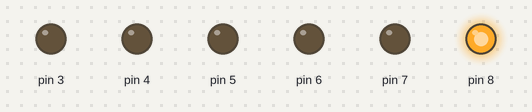
A sketch run on a simulated Arduino Uno, built with avr-gcc and run on an emulated ATmega328P. On the bench: output pins drawn as LEDs (lit = HIGH). Pins used as bus, display or sensor lines are not drawn.

Above: at 0.2 s.
At 1.2 s:
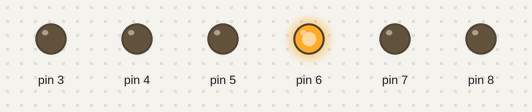
At 1.7 s:
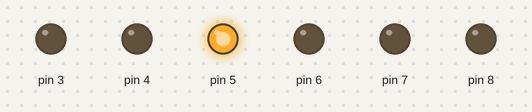
At 2.7 s:
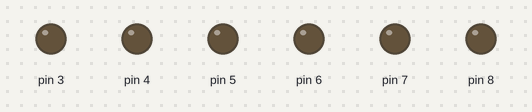
At 3.7 s:
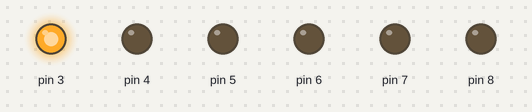
At 4.7 s:
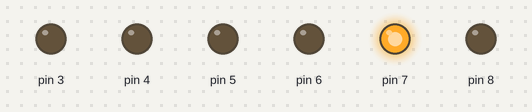
Timing chart, 0 to 5.2 s (numbered marks = the images above):
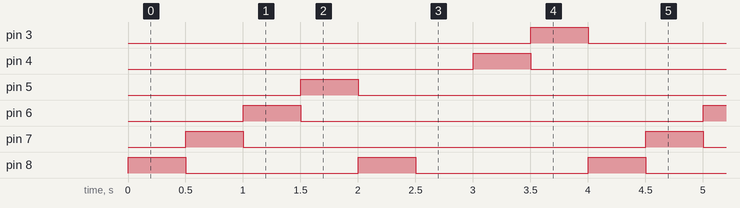

Measured:
- by itself, pin 3–7: alternates HIGH for 0.50 s and LOW for 3.5 s
- by itself, pin 8: alternates HIGH for 0.50 s and LOW for 1.5 s
- by itself, everything shown: repeats every 4.0 s, in 8 steps

The sketch:

snake.ino
```cpp
#define FIRST_SEGMENT_PIN   2
#define SEGMENT_COUNT       7
#define MIN_POS  0
#define MAX_POS  8
int startPos = 0;

/*0b
 * 0 - dot
 * 0 - mid
 * 1 - top left
 * 1 - top
 * 1 - top right
 * 1 - botttom
 * 1 - bot right
 * 1 - bot left
 */
byte numberSegments[10] = {
  0b00111111, 0b00001010, 0b01011101, 0b01011110, 0b01101010,
  0b01110110, 0b01110111, 0b00011010, 0b01111111, 0b01111110,
};

byte snakeSegments[8] = {
  0b01000000, 0b00100000, 0b00010000, 0b00001000,
  0b01000000, 0b00000001, 0b00000100, 0b00000010,
};

void setup() {
  for (int i = 0; i < SEGMENT_COUNT; ++i)
    pinMode(i + FIRST_SEGMENT_PIN, OUTPUT);
}

void loop() {
  int mask = snakeSegments[startPos++];
  for (int i = 0; i < MAX_POS; ++i) {
    boolean enableSegment = bitRead(mask, i);
    digitalWrite(i + FIRST_SEGMENT_PIN, enableSegment);
  }
  if (startPos == MAX_POS) startPos = 0;
  delay(500);
}
```
